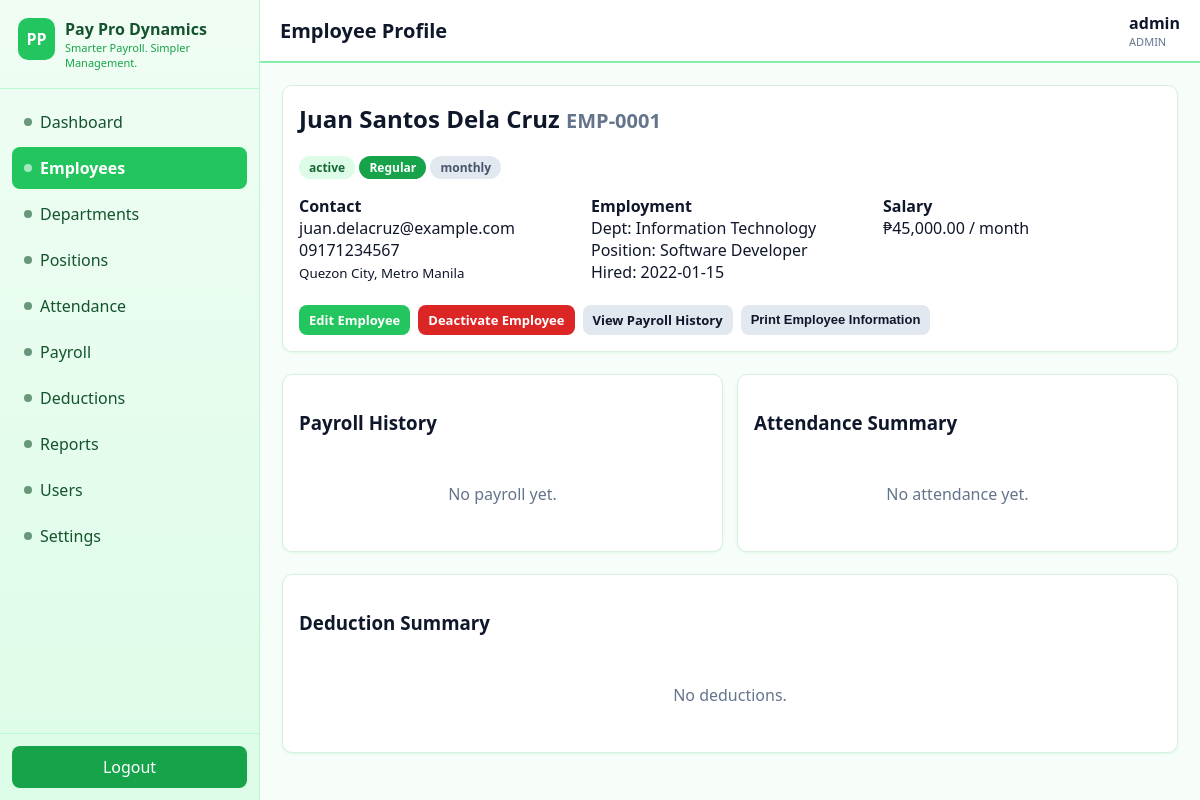
The app's page /employees/view.php?id=1 (signed in) with its own data.
### tables this page shows
CREATE TABLE employees (
  id INT AUTO_INCREMENT PRIMARY KEY,
  employee_code VARCHAR(20) NOT NULL UNIQUE,
  first_name VARCHAR(60) NOT NULL,
  middle_name VARCHAR(60) NULL,
  last_name VARCHAR(60) NOT NULL,
  email VARCHAR(100) NOT NULL UNIQUE,
  phone VARCHAR(20) NULL,
  address TEXT NULL,
  date_of_birth DATE NULL,
  date_hired DATE NOT NULL,
  department_id INT NOT NULL,
  position_id INT NOT NULL,
  employment_status ENUM('Regular','Probationary','Contractual','Resigned') NOT NULL DEFAULT 'Regular',
  status ENUM('active','inactive') NOT NULL DEFAULT 'active',
  salary_type ENUM('monthly','daily','hourly') NOT NULL DEFAULT 'monthly',
  basic_salary DECIMAL(12,2) NOT NULL DEFAULT 0,
  hourly_rate DECIMAL(10,2) NOT NULL DEFAULT 0,
  created_at TIMESTAMP DEFAULT CURRENT_TIMESTAMP,
  updated_at TIMESTAMP DEFAULT CURRENT_TIMESTAMP ON UPDATE CURRENT_TIMESTAMP,
  CONSTRAINT fk_emp_dept FOREIGN KEY (department_id)
    REFERENCES departments(id) ON UPDATE CASCADE ON DELETE RESTRICT,
  CONSTRAINT fk_emp_pos FOREIGN KEY (position_id)
    REFERENCES positions(id) ON UPDATE CASCADE ON DELETE RESTRICT,
  CHECK (basic_salary >= 0),
  CHECK (hourly_rate >= 0)
);

CREATE TABLE departments (
  id INT AUTO_INCREMENT PRIMARY KEY,
  name VARCHAR(100) NOT NULL UNIQUE,
  description TEXT NULL,
  status ENUM('active','inactive') NOT NULL DEFAULT 'active',
  created_at TIMESTAMP DEFAULT CURRENT_TIMESTAMP,
  updated_at TIMESTAMP DEFAULT CURRENT_TIMESTAMP ON UPDATE CURRENT_TIMESTAMP
);

CREATE TABLE positions (
  id INT AUTO_INCREMENT PRIMARY KEY,
  department_id INT NOT NULL,
  title VARCHAR(100) NOT NULL,
  description TEXT NULL,
  status ENUM('active','inactive') NOT NULL DEFAULT 'active',
  created_at TIMESTAMP DEFAULT CURRENT_TIMESTAMP,
  updated_at TIMESTAMP DEFAULT CURRENT_TIMESTAMP ON UPDATE CURRENT_TIMESTAMP,
  UNIQUE KEY uq_pos_dept_title (department_id, title),
  CONSTRAINT fk_pos_dept FOREIGN KEY (department_id)
    REFERENCES departments(id) ON UPDATE CASCADE ON DELETE RESTRICT
);

### includes/functions.php (called while the page is built, shortened)
<?php
function e($str) { return htmlspecialchars((string)($str ?? ''), ENT_QUOTES, 'UTF-8'); }
function peso($n) { return '₱' . number_format((float)$n, 2); }

### employees/view.php (the view, shortened to what this page needs)
<?php
$pdo = db();
$id = (int)($_GET['id'] ?? 0);
$stmt = $pdo->prepare("SELECT e.*, d.name dept, p.title postitle FROM employees e
  LEFT JOIN departments d ON d.id=e.department_id LEFT JOIN positions p ON p.id=e.position_id WHERE e.id=?");
$stmt->execute([$id]);
$emp = $stmt->fetch();
$pay = $pdo->prepare("SELECT * FROM payroll WHERE employee_id=? ORDER BY period_start DESC LIMIT 10");
$pay->execute([$id]);
$payrolls = $pay->fetchAll();
$att = $pdo->prepare("SELECT * FROM attendance WHERE employee_id=? ORDER BY date DESC LIMIT 10");
$att->execute([$id]);
$atts = $att->fetchAll();
$ded = $pdo->prepare("SELECT ed.*, dt.name tname FROM employee_deductions ed JOIN deduction_types dt ON dt.id=ed.deduction_type_id WHERE employee_id=? ORDER BY deduction_date DESC LIMIT 10");
$ded->execute([$id]);
$deds = $ded->fetchAll();
require_once __DIR__ . '/../includes/header.php';
require_once __DIR__ . '/../includes/sidebar.php';
require_once __DIR__ . '/../includes/navbar.php';
$full = trim($emp['first_name'].' '.$emp['middle_name'].' '.$emp['last_name']);
?>
<div class="card">
  <h2 style="margin-top:0"><?= e($full) ?> <small style="color:#64748B"><?= e($emp['employee_code']) ?></small></h2>
  <p><span class="badge <?= $emp['status']==='active'?'b-green':'b-grey' ?>"><?= e($emp['status']) ?></span>
  <span class="badge b-blue"><?= e($emp['employment_status']) ?></span>
  <span class="badge b-grey"><?= e($emp['salary_type']) ?></span></p>
  <div class="grid grid-3">
    <div><b>Contact</b><br><?= e($emp['email']) ?><br><?= e($emp['phone'] ?: '-') ?><br><small><?= e($emp['address'] ?: '') ?></small></div>
    <div><b>Employment</b><br>Dept: <?= e($emp['dept'] ?? '-') ?><br>Position: <?= e($emp['postitle'] ?? '-') ?><br>Hired: <?= e($emp['date_hired']) ?></div>
    <div><b>Salary</b><br><?= $emp['salary_type']==='hourly' ? peso($emp['hourly_rate']).' / hour' : peso($emp['basic_salary']).' / month' ?></div>
  </div>
  <br>
  <div class="no-print" style="display:flex;gap:8px;flex-wrap:wrap">
    <?php if (in_array($_SESSION['role'],['ADMIN','MANAGER'])): ?>
    <a class="btn small" href="edit.php?id=<?= $id ?>">Edit Employee</a>
    <?php if ($_SESSION['role']==='ADMIN'): ?><a class="btn small danger" href="delete.php?id=<?= $id ?>">Deactivate Employee</a><?php endif; ?>
    <?php endif; ?>
    <a class="btn small secondary" href="<?= ($_SESSION['role'] ?? '') === 'EMPLOYEE' ? '../payroll/my_payslip.php' : '../payroll/index.php?employee=' . $id ?>">View Payroll History</a>
    <button class="btn small secondary" onclick="window.print()">Print Employee Information</button>
  </div>
</div>
<br>
<div class="grid grid-2">
<div class="card"><h3>Payroll History</h3>
<?php if (!$payrolls): ?><div class="empty">No payroll yet.</div><?php endif; ?></div>
<div class="card"><h3>Attendance Summary</h3>
<?php if (!$atts): ?><div class="empty">No attendance yet.</div><?php else: ?>
<table style="min-width:0"><tr><th>Date</th><th>Status</th><th>Hrs</th></tr>
<?php foreach ($atts as $a): ?><tr><td><?= e($a['date']) ?></td><td><?= e($a['status']) ?></td><td><?= $a['regular_hours'] + $a['overtime_hours'] ?></td></tr><?php endforeach; ?></table><?php endif; ?></div>
</div>
<br>
<div class="card"><h3>Deduction Summary</h3>
<?php if (!$deds): ?><div class="empty">No deductions.</div><?php endif; ?></div>
<?php require_once __DIR__ . '/../includes/footer.php'; ?>

### assets/css/style.css (style rules this page uses)
:root { --primary:#22C55E; --secondary:#16A34A; --bg:#F7FEF9; --card:#FFFFFF; --text:#0F172A; --muted:#64748B; --success:#16A34A; --warning:#F59E0B; --danger:#DC2626; --border:#D9F0E0; --radius:10px; --shadow:0 1px 3px rgba(34,197,94,.12); }
* { box-sizing:border-box }
body { margin:0;font-family:Segoe UI,Arial,Helvetica,sans-serif;background:var(--bg);color:var(--text) }
a { color:var(--primary);text-decoration:none }
.grid { display:grid;gap:14px }
.grid-2 { grid-template-columns:repeat(2,1fr) }
.grid-3 { grid-template-columns:repeat(3,1fr) }
.card { background:var(--card);border:1px solid var(--border);border-radius:var(--radius);box-shadow:var(--shadow);padding:16px }
.btn { display:inline-block;border:0;border-radius:8px;padding:10px 14px;cursor:pointer;font-weight:600;background:var(--primary);color:#fff }
.btn.secondary { background:#E2E8F0;color:var(--text) }
.btn.danger { background:var(--danger) }
.btn.small { padding:6px 10px;font-size:13px }
.badge { display:inline-block;padding:3px 10px;border-radius:20px;font-size:12px;font-weight:700 }
.b-green { background:#DCFCE7;color:#166534 }
.b-blue { background:#16A34A;color:#fff }
.b-grey { background:#E2E8F0;color:#475569 }
.empty { padding:30px;text-align:center;color:var(--muted) }

### records on screen
employees: full "Juan Santos Dela Cruz", employee_code "EMP-0001", status "active", employment_status "Regular", salary_type "monthly", email "juan.delacruz@example.com", phone "09171234567", address "Quezon City, Metro Manila", department.name "Information Technology", position.title "Software Developer", date_hired "2022-01-15", basic_salary "₱45,000.00"

### other values on screen
$label "Dashboard"
$label "Employees"
$label "Departments"
$label "Positions"
$label "Attendance"
$label "Payroll"
$label "Deductions"
$label "Reports"
$label "Users"
$label "Settings"
$pageTitle "Employee Profile"
$uname "admin"
$role "ADMIN"
